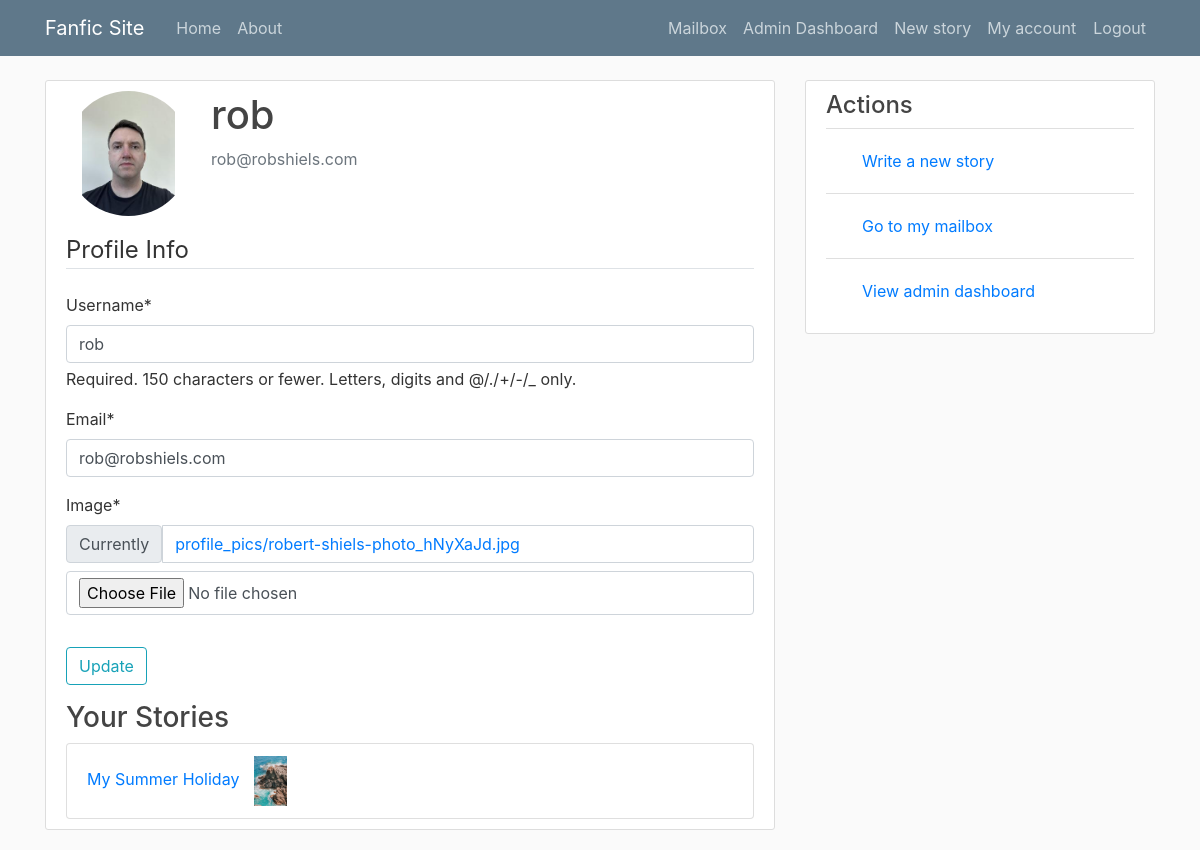
/profile/ (signed in), run on the app's committed database.
### users/models.py (models this page shows, shortened)
class Profile(models.Model):
    user = models.OneToOneField(User, on_delete=models.CASCADE)
    image = models.ImageField(default='default.png', upload_to='profile_pics')

### stories/models.py (models this page shows, shortened)
class Story(models.Model):
    STATUS_CHOICES = [
        ('draft', 'Draft (private)'),
        ('published', 'Published'),
    ]
    title = models.CharField(max_length=100)
    author = models.ForeignKey(User, on_delete=models.CASCADE, related_name='stories')
    summary = models.TextField(max_length=500)
    fandom = models.CharField(max_length=100)
    genre = models.ForeignKey(Genre, on_delete=models.SET_NULL, null=True, related_name='stories')
    rating = models.CharField(max_length=30)
    status = models.CharField(
        max_length=20,
        choices=STATUS_CHOICES,
        default='draft'
    )
    date_published = models.DateTimeField(default=timezone.now)
    cover_image = models.ImageField(upload_to='covers/', blank=True, null=True)
    def get_absolute_url(self):
        return reverse('story-detail', kwargs={'pk': self.pk})

### users/views.py (the view)
# urls.py: path('profile/', user_views.profile, name='profile'),
@login_required
def profile(request):
    if request.method == 'POST':
        u_form = UserUpdateForm(request.POST, instance=request.user)
        p_form = ProfileUpdateForm(request.POST,
                                request.FILES,
                                instance=request.user.profile)
        if u_form.is_valid() and p_form.is_valid():
            u_form.save()
            p_form.save()
            messages.success(request, f'Your account has been updated')
            return redirect('profile')
    else:
        u_form = UserUpdateForm(instance=request.user)
        p_form = ProfileUpdateForm(instance=request.user.profile)
    user_stories = request.user.stories.all().order_by('-date_published')
    context = {
        'u_form': u_form,
        'p_form': p_form,
        'stories': user_stories,
    }
    return render(request, 'users/profile.html', context)

### users/forms.py
class UserUpdateForm(forms.ModelForm):
    email = forms.EmailField()
    class Meta:
        model = User
        fields = ['username', 'email']

class ProfileUpdateForm(forms.ModelForm):
    class Meta:
        model = Profile
        fields = ['image']

### users/templates/users/profile.html (shortened to what this page needs)
{% extends "stories/base.html" %}
{% load crispy_forms_tags %}
{% block content %}
<div class="content-section">
    <div class="media">
        <img class="rounded-circle account-img" src="{{ user.profile.image.url }}">
        <div class="media-body">
            <h2 class="account-heading">{{ user.username }}</h2>
            <p class="text-secondary">{{ user.email }}</p>
        </div>
    </div>
    <form method="POST" enctype="multipart/form-data">
        <fieldset class="form-group">
            <legend class="border-bottom mb-4">Profile Info</legend>
            {{ u_form|crispy }}
            {{ p_form|crispy }}
        </fieldset>
        <div class="form-group">
            <button class="btn btn-outline-info" type="submit">Update</button>
        </div>
    </form>
    <h3>Your Stories</h3>
{% if stories %}
    <ul class="list-group">
        {% for story in stories %}
            <li class="list-group-item">
                <a href="{{ story.get_absolute_url }}">{{ story.title }}</a>
                {% if story.cover_image %}
                    <img src="{{ story.cover_image.url }}" alt="{{ story.title }} cover" style="height:50px; margin-left:10px;">
                {% endif %}
            </li>
        {% endfor %}
    </ul>
{% else %}
    <p>You haven’t written any stories yet.</p>
{% endif %}
</div>
{% endblock content %}

### stories/static/stories/main.css (style rules this page uses)
body { background: #fafafa; color: #333333; margin-top: 5rem; }
h1, h2, h3, h4, h5, h6 { color: #444444; }
ul { margin: 0; }
.content-section { background: #ffffff; padding: 10px 20px; border: 1px solid #dddddd; border-radius: 3px; margin-bottom: 20px; }
.account-img { height: 125px; width: 125px; margin-right: 20px; margin-bottom: 16px; object-fit: contain; }
.account-heading { font-size: 2.5rem; }

### data on the page
Story: title "My Summer Holiday", cover_image (picture)

### other printed values
{{ user.username }} "rob"
{{ user.email }} "rob@robshiels.com"
